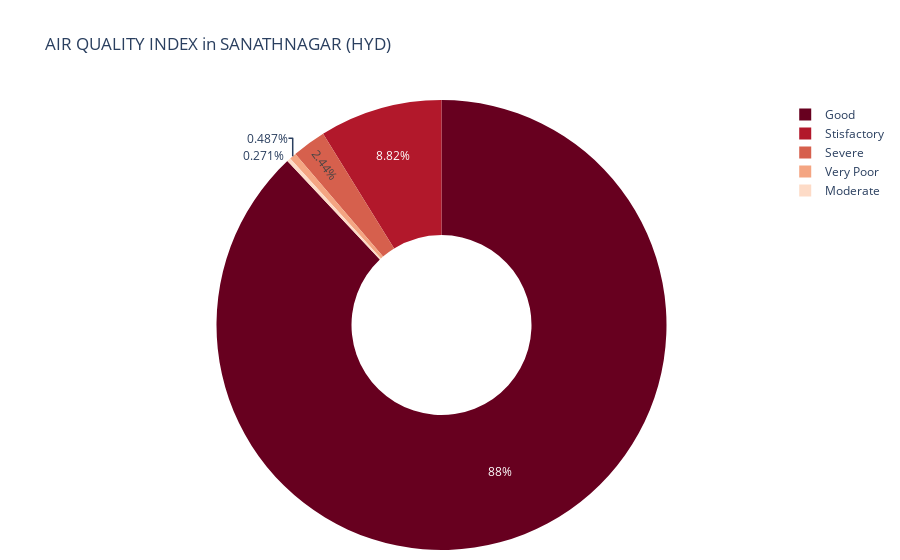

The notebook cell this image was saved under:
### Markdown cell above
**Insights**(SanathNagar)
- Most the pollution raise is on **SUNDAY**. because it is weekend most of the people roam in city
- Monday is Because most people goes to work on monday, especially work from home employees (because it is week_starting) we can expect it.
- all remaining days of week is normal than above days.

### Code cell
import plotly.express as px
data = df.Category.value_counts(normalize=True)
chart  = px.pie(data,names = data.index,values = data.values,hole=0.4,title='AIR QUALITY INDEX in SANATHNAGAR (HYD)',color_discrete_sequence=px.colors.sequential.RdBu)
chart.update_layout(margin=dict(r=10,b=10))

### Figure 1 — Plotly figure (JSON) as saved in the notebook; plotly's stock layout.template omitted (floating-point values rounded to 4 significant figures)
{"data": [{"domain": {"x": [0, 1], "y": [0, 1]}, "hole": 0.4, "hovertemplate": "Category=%{label}<br>value=%{value}<extra></extra>", "labels": ["Good", "Stisfactory", "Severe", "Very Poor", "Moderate"], "legendgroup": "", "name": "", "showlegend": true, "type": "pie", "values": [0.8799, 0.0882, 0.02435, 0.00487, 0.002706]}], "layout": {"legend": {"tracegroupgap": 0}, "margin": {"b": 10, "r": 10}, "piecolorway": ["rgb(103,0,31)", "rgb(178,24,43)", "rgb(214,96,77)", "rgb(244,165,130)", "rgb(253,219,199)", "rgb(247,247,247)", "rgb(209,229,240)", "rgb(146,197,222)", "rgb(67,147,195)", "rgb(33,102,172)", "rgb(5,48,97)"], "title": {"text": "AIR QUALITY INDEX in SANATHNAGAR (HYD)"}}}
